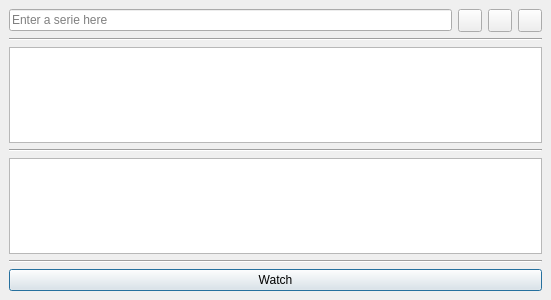
<?xml version="1.0" encoding="UTF-8"?>
<ui version="4.0">
 <class>MainWindow</class>
 <widget class="QMainWindow" name="MainWindow">
  <property name="geometry">
   <rect>
    <x>0</x>
    <y>0</y>
    <width>551</width>
    <height>300</height>
   </rect>
  </property>
  <property name="windowTitle">
   <string>Watch v3 - bs.to Manager</string>
  </property>
  <property name="windowIcon">
   <iconset>
    <normaloff>icon.ico</normaloff>icon.ico</iconset>
  </property>
  <property name="toolTip">
   <string/>
  </property>
  <widget class="QWidget" name="centralwidget">
   <layout class="QVBoxLayout" name="verticalLayout">
    <item>
     <layout class="QGridLayout" name="gridLayout">
      <item row="0" column="5">
       <widget class="QToolButton" name="addBtn">
        <property name="cursor">
         <cursorShape>PointingHandCursor</cursorShape>
        </property>
        <property name="mouseTracking">
         <bool>false</bool>
        </property>
        <property name="focusPolicy">
         <enum>Qt::WheelFocus</enum>
        </property>
        <property name="toolTip">
         <string>Add</string>
        </property>
        <property name="text">
         <string/>
        </property>
        <property name="icon">
         <iconset>
          <normaloff>../../add.ico</normaloff>../../add.ico</iconset>
        </property>
       </widget>
      </item>
      <item row="0" column="8">
       <widget class="QToolButton" name="reloadBtn">
        <property name="sizePolicy">
         <sizepolicy hsizetype="Fixed" vsizetype="Fixed">
          <horstretch>0</horstretch>
          <verstretch>0</verstretch>
         </sizepolicy>
        </property>
        <property name="cursor">
         <cursorShape>PointingHandCursor</cursorShape>
        </property>
        <property name="focusPolicy">
         <enum>Qt::WheelFocus</enum>
        </property>
        <property name="toolTip">
         <string>Reload files</string>
        </property>
        <property name="text">
         <string/>
        </property>
        <property name="icon">
         <iconset>
          <normaloff>../../reload.ico</normaloff>../../reload.ico</iconset>
        </property>
       </widget>
      </item>
      <item row="0" column="2">
       <widget class="QLineEdit" name="userInput">
        <property name="focusPolicy">
         <enum>Qt::WheelFocus</enum>
        </property>
        <property name="placeholderText">
         <string>Enter a serie here</string>
        </property>
       </widget>
      </item>
      <item row="0" column="6">
       <widget class="QToolButton" name="removeBtn">
        <property name="text">
         <string/>
        </property>
       </widget>
      </item>
     </layout>
    </item>
    <item>
     <widget class="Line" name="line">
      <property name="orientation">
       <enum>Qt::Horizontal</enum>
      </property>
     </widget>
    </item>
    <item>
     <widget class="QListWidget" name="serieList">
      <property name="cursor" stdset="0">
       <cursorShape>ArrowCursor</cursorShape>
      </property>
      <property name="toolTip">
       <string>Click on any serie and press 'Watch'</string>
      </property>
      <property name="whatsThis">
       <string>Here you can find your saved series</string>
      </property>
     </widget>
    </item>
    <item>
     <widget class="Line" name="line_2">
      <property name="orientation">
       <enum>Qt::Horizontal</enum>
      </property>
     </widget>
    </item>
    <item>
     <widget class="QTextBrowser" name="logBrowser">
      <property name="font">
       <font>
        <pointsize>10</pointsize>
       </font>
      </property>
      <property name="cursor" stdset="0">
       <cursorShape>ArrowCursor</cursorShape>
      </property>
      <property name="acceptDrops">
       <bool>false</bool>
      </property>
      <property name="toolTip">
       <string>log</string>
      </property>
      <property name="layoutDirection">
       <enum>Qt::LeftToRight</enum>
      </property>
      <property name="autoFillBackground">
       <bool>false</bool>
      </property>
      <property name="frameShadow">
       <enum>QFrame::Sunken</enum>
      </property>
      <property name="autoFormatting">
       <set>QTextEdit::AutoNone</set>
      </property>
      <property name="openExternalLinks">
       <bool>true</bool>
      </property>
     </widget>
    </item>
    <item>
     <widget class="Line" name="line_3">
      <property name="orientation">
       <enum>Qt::Horizontal</enum>
      </property>
     </widget>
    </item>
    <item>
     <widget class="QPushButton" name="watchBtn">
      <property name="cursor">
       <cursorShape>PointingHandCursor</cursorShape>
      </property>
      <property name="text">
       <string>Watch</string>
      </property>
      <property name="autoDefault">
       <bool>true</bool>
      </property>
      <property name="default">
       <bool>true</bool>
      </property>
      <property name="flat">
       <bool>false</bool>
      </property>
     </widget>
    </item>
   </layout>
  </widget>
 </widget>
 <resources/>
 <connections/>
</ui>
